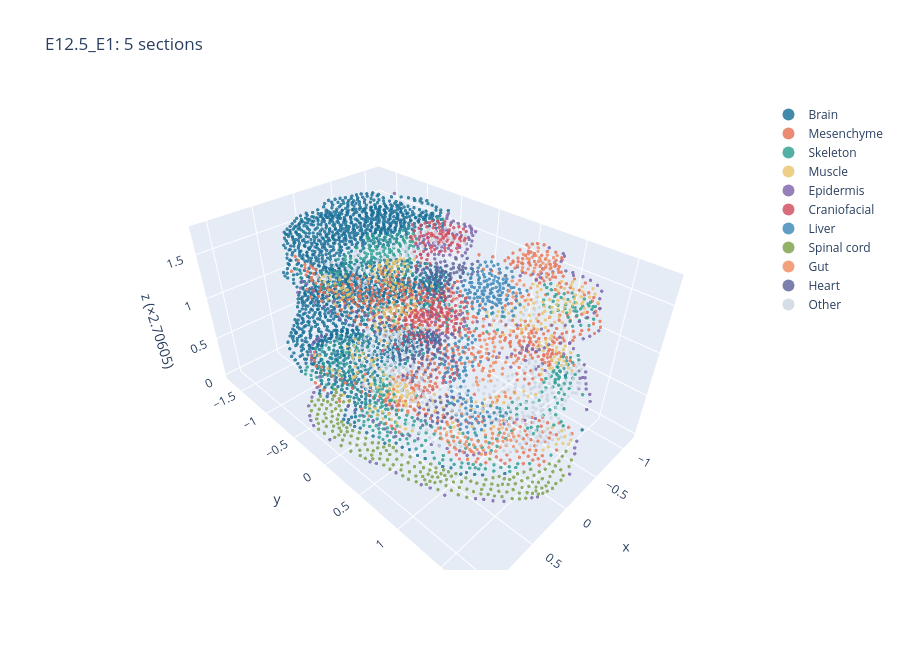

This figure's notebook cell:
### Markdown cell above
## The stack in 3D

The stack holds every point of every section, with (x, y) in the frame of the reference section and z from the gaps. Each coupling of neighbouring sections is kept as sparse *displacement pairs*: the peak partner of every row and of every column, weighted by its mass. These pairs connect the sections. Virtual sections are cut along them, and MGW's 3D kNN graph uses them as edges between sections.

### Code cell
offsets = np.r_[0, np.cumsum([stack_red[s].n_obs for s in stack_names])]
ST = dict(
    names=stack_names, z=z_sec,
    section=np.concatenate([[s] * stack_red[s].n_obs for s in stack_names]),
    xyz=np.vstack([np.c_[reg_xy[k], np.full(len(reg_xy[k]), z_sec[k])] for k in range(n_sec)]),
    labels=np.concatenate([stack_red[s].obs["label_h"].to_numpy(str) for s in stack_names]),
    emb={"X_feat": np.vstack(feats)},
    pairs=[s3.displacement_pairs(couplings[k], offsets[k], offsets[k + 1]) for k in range(n_sec - 1)],
)
c, u, v = s3.principal_axes(ST["xyz"][:, :2])
ST["frame"] = dict(centre=c, u=u, v=v)
PALETTE = cs.class_palette(ST["labels"])
# stretch z for display when the stack is thin compared with a section (at most 4x)
z_stretch = float(np.clip(0.5 * np.ptp(ST["xyz"][:, :2], axis=0).max() / max(np.ptp(z_sec), 1e-12), 1, 4))
plot_stack_3d(ST, PALETTE, title=f"{emb_name(STACK_EMB)}: {n_sec} sections", z_stretch=z_stretch)

### Figure 1 — Plotly figure (JSON) as saved in the notebook; plotly's stock layout.template omitted (floating-point values rounded to 4 significant figures; data arrays with more than 128 entries replaced by an {"elided": "..."} marker saying what was removed)
{"data": [{"marker": {"color": "#146C94", "opacity": 0.8, "size": 2}, "mode": "markers", "name": "Brain", "type": "scatter3d", "x": {"elided": "1786 float values"}, "y": {"elided": "1786 float values"}, "z": {"elided": "1786 float values"}}, {"marker": {"color": "#E76F51", "opacity": 0.8, "size": 2}, "mode": "markers", "name": "Mesenchyme", "type": "scatter3d", "x": {"elided": "653 float values"}, "y": {"elided": "653 float values"}, "z": {"elided": "653 float values"}}, {"marker": {"color": "#2A9D8F", "opacity": 0.8, "size": 2}, "mode": "markers", "name": "Skeleton", "type": "scatter3d", "x": {"elided": "558 float values"}, "y": {"elided": "558 float values"}, "z": {"elided": "558 float values"}}, {"marker": {"color": "#E9C46A", "opacity": 0.8, "size": 2}, "mode": "markers", "name": "Muscle", "type": "scatter3d", "x": {"elided": "372 float values"}, "y": {"elided": "372 float values"}, "z": {"elided": "372 float values"}}, {"marker": {"color": "#7B61A8", "opacity": 0.8, "size": 2}, "mode": "markers", "name": "Epidermis", "type": "scatter3d", "x": {"elided": "263 float values"}, "y": {"elided": "263 float values"}, "z": {"elided": "263 float values"}}, {"marker": {"color": "#D1495B", "opacity": 0.8, "size": 2}, "mode": "markers", "name": "Craniofacial", "type": "scatter3d", "x": {"elided": "242 float values"}, "y": {"elided": "242 float values"}, "z": {"elided": "242 float values"}}, {"marker": {"color": "#3A86B7", "opacity": 0.8, "size": 2}, "mode": "markers", "name": "Liver", "type": "scatter3d", "x": {"elided": "236 float values"}, "y": {"elided": "236 float values"}, "z": {"elided": "236 float values"}}, {"marker": {"color": "#7A9E45", "opacity": 0.8, "size": 2}, "mode": "markers", "name": "Spinal cord", "type": "scatter3d", "x": {"elided": "194 float values"}, "y": {"elided": "194 float values"}, "z": {"elided": "194 float values"}}, {"marker": {"color": "#F08A5D", "opacity": 0.8, "size": 2}, "mode": "markers", "name": "Gut", "type": "scatter3d", "x": {"elided": "166 float values"}, "y": {"elided": "166 float values"}, "z": {"elided": "166 float values"}}, {"marker": {"color": "#5B5F97", "opacity": 0.8, "size": 2}, "mode": "markers", "name": "Heart", "type": "scatter3d", "x": {"elided": "164 float values"}, "y": {"elided": "164 float values"}, "z": {"elided": "164 float values"}}, {"marker": {"color": "#CBD5E1", "opacity": 0.8, "size": 2}, "mode": "markers", "name": "Other", "type": "scatter3d", "x": {"elided": "366 float values"}, "y": {"elided": "366 float values"}, "z": {"elided": "366 float values"}}], "layout": {"height": 650, "legend": {"itemsizing": "constant"}, "scene": {"aspectmode": "data", "zaxis": {"title": {"text": "z (×2.70605)"}}}, "title": {"text": "E12.5_E1: 5 sections"}}}
